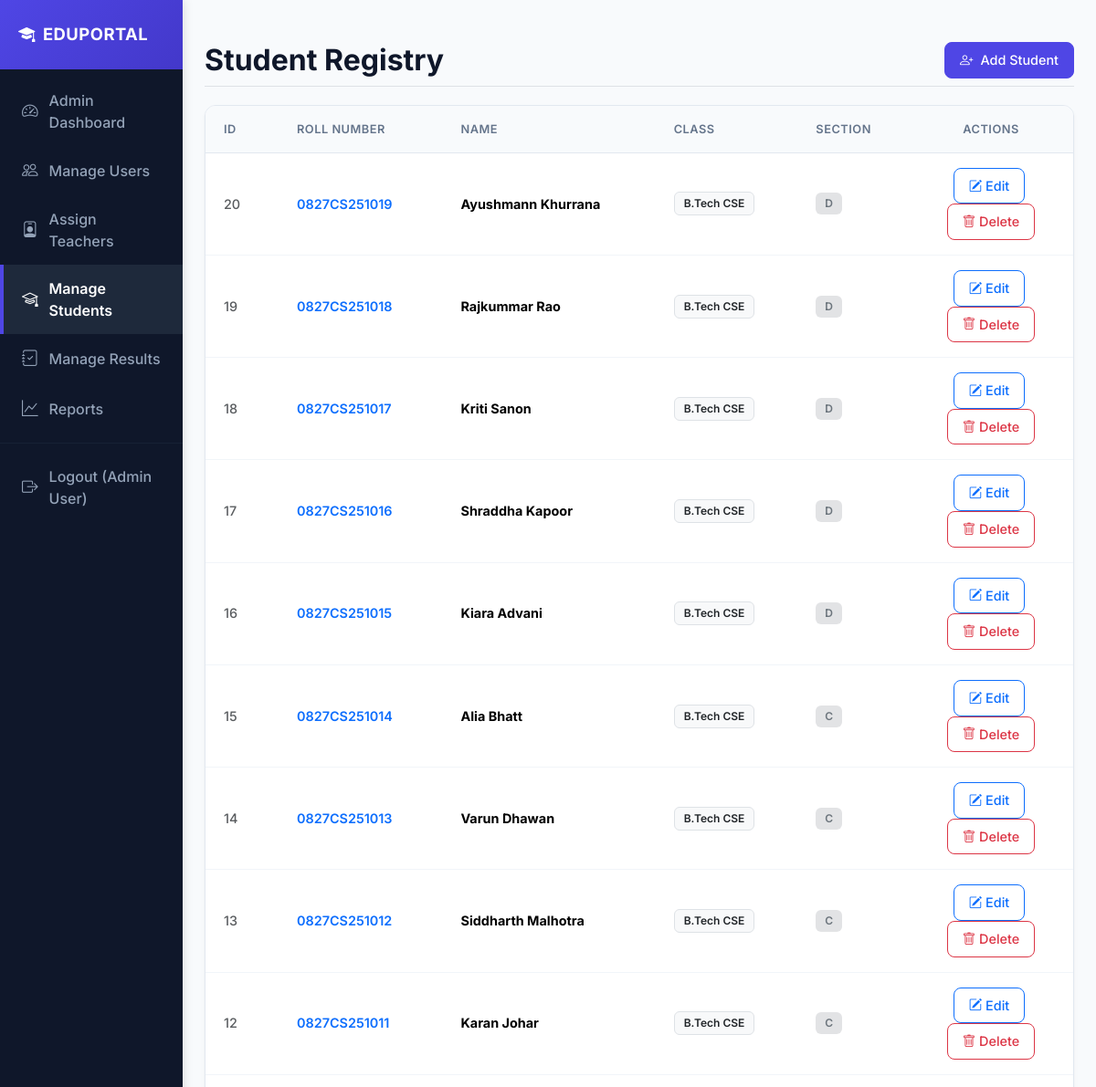
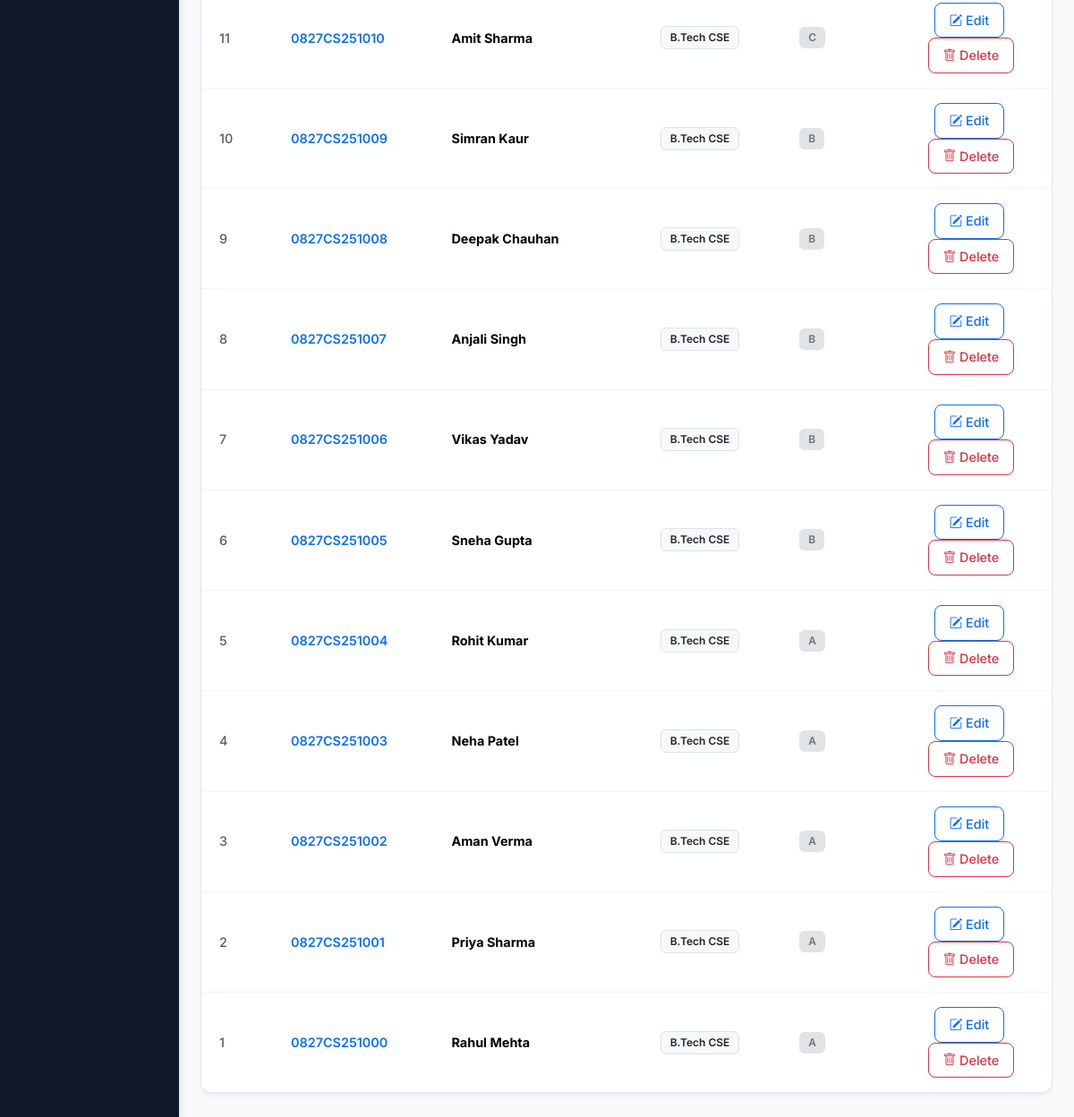
/students.php (signed in), run on the app's committed database (2 pictures, top to bottom).
### tables this page shows
CREATE TABLE students (
  id INT AUTO_INCREMENT PRIMARY KEY,
  user_id INT DEFAULT NULL UNIQUE,
  roll_no VARCHAR(50),
  name VARCHAR(150),
  class VARCHAR(50),
  section VARCHAR(20),
  created_at TIMESTAMP DEFAULT CURRENT_TIMESTAMP,
  FOREIGN KEY (user_id) REFERENCES users(id) ON DELETE SET NULL
);

### students.php (the view, shortened to what this page needs)
<?php
require_once 'config/db.php';
$res = $conn->query('SELECT * FROM students ORDER BY id DESC');
?>
<!doctype html>
<html>
<head>
  <link href="https://cdn.jsdelivr.net/npm/bootstrap@5.3.2/dist/css/bootstrap.min.css" rel="stylesheet">
  <link rel="stylesheet" href="https://cdn.jsdelivr.net/npm/bootstrap-icons@1.11.2/font/bootstrap-icons.min.css">
  <link rel="stylesheet" href="style.css">
</head>
<body>
  <div class="container-fluid">
    <div class="row">
      <?php include 'includes/sidebar.php'; ?>
      <main class="col-md-9 ms-sm-auto col-lg-10 px-md-4">
        <div class="d-flex justify-content-between align-items-center pt-3 pb-2 mb-3 border-bottom">
          <h2 class="h2 page-title mb-0">Student Registry</h2>
          <a class="btn btn-primary" href="students_add.php"><i class="bi bi-person-plus me-2"></i>Add Student</a>
        </div>
        <div class="table-container">
          <table class="table align-middle">
            <thead>
              <tr>
                <th style="width: 80px;">ID</th>
                <th>Roll Number</th>
                <th>Name</th>
                <th>Class</th>
                <th>Section</th>
                <th style="width: 180px; text-align: center;">Actions</th>
              </tr>
            </thead>
            <tbody>
              <?php while($r = $res->fetch_assoc()): ?>
                <tr>
                  <td class="text-muted fw-medium"><?= $r['id'] ?></td>
                  <td class="fw-semibold text-primary"><?= htmlspecialchars($r['roll_no']) ?></td>
                  <td><strong><?= htmlspecialchars($r['name']) ?></strong></td>
                  <td><span class="badge bg-light text-dark border"><?= htmlspecialchars($r['class']) ?></span></td>
                  <td><span class="badge bg-secondary-subtle text-secondary"><?= htmlspecialchars($r['section'] ?: 'N/A') ?></span></td>
                  <td class="text-center">
                    <a class="btn btn-sm btn-outline-primary me-1" href="students_edit.php?id=<?= $r['id'] ?>">
                      <i class="bi bi-pencil-square"></i> Edit
                    </a>
                    <a class="btn btn-sm btn-outline-danger" href="students.php?delete=<?= $r['id'] ?>" onclick="return confirm('Delete student profile?')">
                      <i class="bi bi-trash"></i> Delete
                    </a>
                  </td>
                </tr>
              <?php endwhile; ?>
            </tbody>
          </table>
        </div>
      </main>
    </div>
  </div>
</body>
</html>

### style.css (style rules this page uses)
:root { --bg-primary: #f8fafc; --text-main: #1e293b; --text-muted: #64748b; --sidebar-bg: #0f172a; --sidebar-hover: #1e293b; --primary: #4f46e5; --primary-hover: #4338ca; --border-color: #e2e8f0; --card-shadow: 0 4px 6px -1px rgb(0 0 0 / 0.05), 0 2px 4px -2px rgb(0 0 0 / 0.05); }
body { font-family: 'Inter', sans-serif; background-color: var(--bg-primary); color: var(--text-main); margin: 0; padding: 0; }
main { padding: 30px 40px; }
.page-title { font-weight: 700; color: var(--sidebar-bg); margin-bottom: 24px; }
.btn { border-radius: 8px; font-weight: 500; padding: 8px 16px; font-size: 0.9rem; transition: all 0.2s ease; }
.btn-primary { background-color: var(--primary); border-color: var(--primary); }
.table-container { background-color: #ffffff; border: 1px solid var(--border-color); border-radius: 12px; box-shadow: var(--card-shadow); overflow: hidden; margin-top: 20px; }
.table { margin-bottom: 0; }
.table th { background-color: #f8fafc; color: var(--text-muted); font-weight: 600; font-size: 0.8rem; text-transform: uppercase; letter-spacing: 0.5px; border-bottom: 1px solid var(--border-color); padding: 16px 20px; }
.table td { padding: 16px 20px; vertical-align: middle; border-bottom: 1px solid #f1f5f9; font-size: 0.9rem; }
.table tbody tr:last-child td { border-bottom: none; }
.badge { padding: 6px 10px; font-weight: 600; border-radius: 6px; font-size: 0.75rem; display: inline-block; }

### data on the page
students: id "20", roll_no "0827CS251019", name "Ayushmann Khurrana", class "B.Tech CSE", section "D"
students: id "19", roll_no "0827CS251018", name "Rajkummar Rao", class "B.Tech CSE", section "D"
students: id "18", roll_no "0827CS251017", name "Kriti Sanon", class "B.Tech CSE", section "D"
students: id "17", roll_no "0827CS251016", name "Shraddha Kapoor", class "B.Tech CSE", section "D"
students: id "16", roll_no "0827CS251015", name "Kiara Advani", class "B.Tech CSE", section "D"
students: id "15", roll_no "0827CS251014", name "Alia Bhatt", class "B.Tech CSE", section "C"
students: id "14", roll_no "0827CS251013", name "Varun Dhawan", class "B.Tech CSE", section "C"
students: id "13", roll_no "0827CS251012", name "Siddharth Malhotra", class "B.Tech CSE", section "C"
students: id "12", roll_no "0827CS251011", name "Karan Johar", class "B.Tech CSE", section "C"
students: id "11", roll_no "0827CS251010", name "Amit Sharma", class "B.Tech CSE", section "C"
students: id "10", roll_no "0827CS251009", name "Simran Kaur", class "B.Tech CSE", section "B"
students: id "9", roll_no "0827CS251008", name "Deepak Chauhan", class "B.Tech CSE", section "B"
students: id "8", roll_no "0827CS251007", name "Anjali Singh", class "B.Tech CSE", section "B"
students: id "7", roll_no "0827CS251006", name "Vikas Yadav", class "B.Tech CSE", section "B"
students: id "6", roll_no "0827CS251005", name "Sneha Gupta", class "B.Tech CSE", section "B"
students: id "5", roll_no "0827CS251004", name "Rohit Kumar", class "B.Tech CSE", section "A"
students: id "4", roll_no "0827CS251003", name "Neha Patel", class "B.Tech CSE", section "A"
students: id "3", roll_no "0827CS251002", name "Aman Verma", class "B.Tech CSE", section "A"
students: id "2", roll_no "0827CS251001", name "Priya Sharma", class "B.Tech CSE", section "A"
students: id "1", roll_no "0827CS251000", name "Rahul Mehta", class "B.Tech CSE", section "A"

### other printed values
$user['name'] "Admin User"
